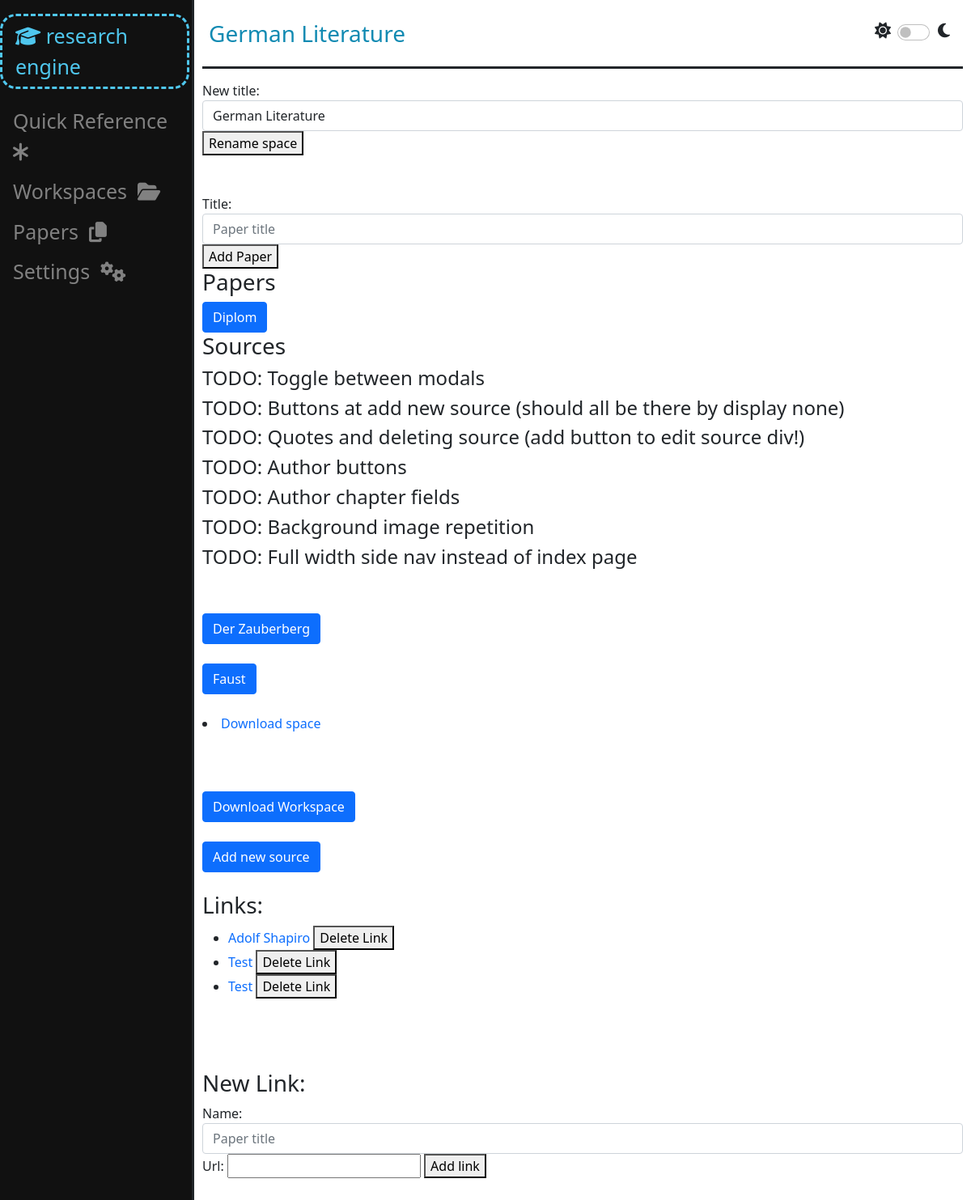
The app's page /work_space/1 (signed in) with its own data.
### work_space/models.py (models this page shows, shortened)
class WorkSpace(models.Model):
    owner = models.ForeignKey(User, on_delete=models.CASCADE, related_name="work_spaces")
    guests = models.ManyToManyField(User, related_name="guest_work_spaces")
    title = models.CharField(max_length=50)
    archived = models.BooleanField(default=False)
    def __str__(self):
        return self.title

class Link(models.Model):
    work_space = models.ForeignKey(WorkSpace, on_delete=models.CASCADE, related_name="links")
    name = models.CharField(max_length=50)
    url = models.URLField()
    def __str__(self):
        return self.name

### paper_work/models.py (models this page shows, shortened)
class Paper(models.Model):
    work_space = models.ForeignKey(WorkSpace, on_delete=models.CASCADE, related_name="papers")
    user = models.ForeignKey(User, on_delete=models.CASCADE, related_name="papers")
    title = models.CharField(max_length=50, unique=True)
    sources = models.ManyToManyField(Source, related_name="papers")
    citation_style = models.CharField(max_length=10, default="APA")
    archived = models.BooleanField(default=False)
    def __str__(self):
        return self.title

### bookshelf/models.py (models this page shows, shortened)
class Source(models.Model):
    real_type = models.ForeignKey(ContentType, editable=False, on_delete=models.CASCADE)
    work_space = models.ForeignKey(WorkSpace, on_delete=models.CASCADE, related_name="sources")
    user = models.ForeignKey(User, on_delete=models.CASCADE, related_name="sources")
    title = models.CharField(max_length=100)
    author = models.CharField(max_length=70, blank=True)
    year = models.CharField(max_length=5, blank=True)
    link = models.CharField(max_length=40, blank=True)
    has_file = models.BooleanField(default=False)
    def get_file(self) -> SourceFile | None:
        return SourceFile.objects.get(source=self)

### work_space/views.py (the view)
# urls.py: path("work_space/<int:space_id>", views.work_space_view, name="space_view"),
@login_required
def work_space_view(request, space_id):
    space = check_work_space(space_id, request.user)
    sources: list = []
    source_number = 1
    for source in space.sources.all():
        if source.has_file:
            file_id = source.get_file().pk
        else:
            file_id = None
        source = model_to_dict(source)
        source["number"] = source_number
        source["file_id"] = file_id
        sources.append(source)
        source_number += 1
    work_space_data = {
        "space": space,
        "space_papers": space.papers.all(),
        "sources": sources,
        "number_of_sources": len(sources),
        "links": space.links.all(),
        "new_paper_form": NewPaperForm(),
        "book_form": BookForm(),
        "article_form": ArticleForm(),
        "chapter_form": ChapterForm(),
        "webpage_form": WebpageForm(),
        "link_form": NewLinkForm(),
        "rename_form": RenameSpaceForm().set_initial(space),
        "work_spaces": get_user_work_spaces(request.user),
        "papers": get_user_papers(request.user)
    }
    return render(request, "work_space.html", work_space_data)

### paper_work/forms.py (shortened to what this page needs)
class NewPaperForm(forms.Form):
    title = forms.CharField(widget=forms.TextInput(attrs={
        "type": "text",
        "id": "title-field",
        "class": CLASS_,
        "autocomplete": "off",
        "placeholder": "Paper title"})
    )

### bookshelf/forms.py
class BookForm(CommonFields):
    source_type = SourceTypes.book
    title = forms.CharField(widget=forms.TextInput(attrs={
        "type": "text",
        "id": "title-field",
        "class": CLASS_,
        "autocomplete": "off",
        "placeholder": "Book title"})
    )
    publishing_house = forms.CharField(widget=forms.TextInput(attrs={
        "type": "text",
        "id": "publishing-house-field",
        "class": CLASS_,
        "autocomplete": "off",
        "placeholder": "Publishing House"})
    )
    year = forms.IntegerField(widget=forms.NumberInput(attrs={
        "type": "number",
        "id": "book-year-field",
        "class": CLASS_,
        "autocomplete": "off",
        "placeholder": "Publishing year"})
    )

### user_management/helpers.py (called while the page is built)
def get_user_work_spaces(user: User):
    return list(user.work_spaces.filter(archived=False)) + list(user.guest_work_spaces.filter(archived=False))

def get_user_papers(user: User):
    return user.papers.filter(archived=False)

### utils/verification.py (called while the page is built)
def check_work_space(space_id: int, user: User) -> WorkSpace | Http404 | PermissionDenied:
    try:
        space = WorkSpace.objects.get(pk=space_id)
    except ObjectDoesNotExist:
        raise Http404
    else:
        if space.owner != user and user not in space.guests.all():
            raise PermissionDenied
    return space

### work_space/forms.py (called while the page is built)
    def set_initial(self, space: WorkSpace):
        self.fields["new_title"].initial = space.title
        return self

### templates/work_space.html (shortened to what this page needs)
{% extends "layout.html" %}
{% load static %}
{% block header %}
   {{ space }}
{% endblock %}
{% block body %}
    <form action="{% url 'work_space:rename_space' space.pk %}" id="rename_space_form" method="post">
        {{ rename_form }}
        <button type="submit">Rename space</button>
    </form><br><br>
    <form action="{% url 'paper_work:create_paper' space.pk %}" method="post">
        {{ new_paper_form }}
        <button id="change_password_button" type="submit">Add Paper</button>
    </form>
    <h3>Papers</h3>
    {% for paper in space_papers %}
        <button type="button" class="btn btn-primary">
            <a style="color: white;" href="{% url 'paper_work:paper_space' paper.pk %}">
                {{ paper }}
            </a>
        </button>
    {% endfor %}
    <h3>Sources</h3>
    <h4>TODO: Toggle between modals</h4>
    <h4>TODO: Buttons at add new source (should all be there by display none)</h4>
    <h4>TODO: Quotes and deleting source (add button to edit source div!)</h4>
    <h4>TODO: Author buttons</h4>
    <h4>TODO: Author chapter fields</h4>
    <h4>TODO: Background image repetition</h4>
    <h4>TODO: Full width side nav instead of index page</h4>
    <br><br>
    {% for source in sources %}
        <button onclick="load_and_show_source_space('{{ source.id }}')" type="button" class="btn btn-primary" id="open-modal-button-{{ source.number }}" data-bs-toggle="modal" data-bs-target="#source-space-{{ source.number }}">
            {{ source.title }}
        </button>
        <br><br>
    {% endfor %}
    <li>
        <a href="{% url 'work_space:download_space' space.pk %}">Download space</a>
    </li><br><br><br>
    <button class="btn btn-primary" type="button" data-bs-toggle="collapse" data-bs-target="#download-work-space" aria-expanded="false" aria-controls="download-work-space">
        Download Workspace
    </button>
    <br><br>
    <button type="button" class="btn btn-primary" data-bs-toggle="modal" data-bs-target="#new-source">
        Add new source
    </button>
    <br><br>
    <h3>Links:</h3>
    <ul>
        {% for link in links %}
            <div id="link_{{ link.pk }}">
                <li>
                    <a href="{{ link.url }}">{{ link }}</a>
                    <button onclick="delete_link('{{ link.pk }}')" type="button">Delete Link</button>
                </li>
            </div>
        {% endfor %}
    </ul><br><br><br>
    <h3>New Link:</h3>
    <form action="{% url 'work_space:add_link' space.pk %}" method="post" id="link_form">
        {{ link_form }}
        <button>Add link</button>
    </form>
    <br><br><br>
{% endblock %}

### static/css/styles.css (style rules this page uses)
a:link { text-decoration: none; }

### records on screen
WorkSpace: title "German Literature"
Paper: title "Diplom"
Source: title "Der Zauberberg"
Source: title "Faust"
Link: name "Adolf Shapiro"
Link: name "Test"
Link: name "Test"
